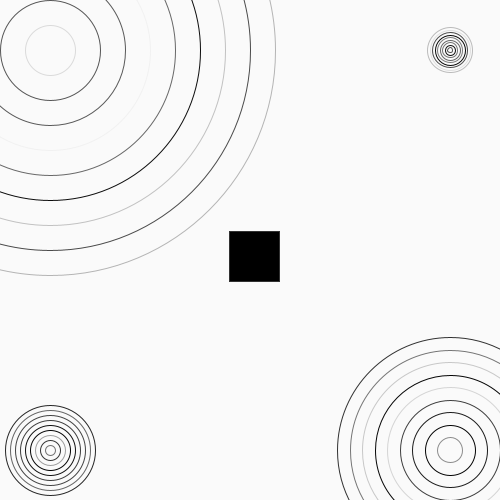
Frame 1 (no input)
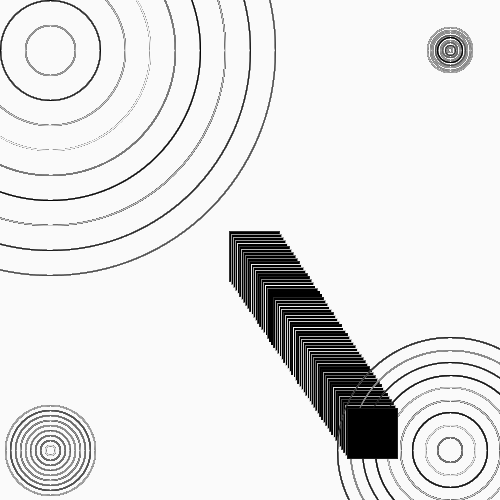
Frame 60 (the mouse pressed at the canvas centre just before this capture)
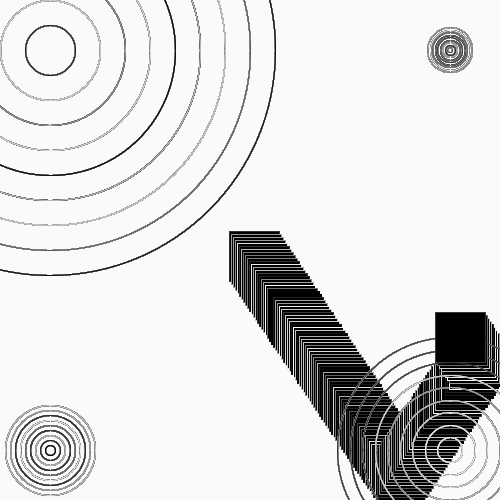
Frame 120 (the mouse held since frame 60 and released just before this capture)

The Processing sketch that drew these frames (run headless with seeded random() and noise(); from frame 60 on, the mouse is pressed at the canvas centre):

// Processing sketch: processing_66636
// ── processing_66636.pde

int xPos = 250;
int yPos = 250;
int yVel = 3;
int xVel = 2;

void setup(){
 size(500, 500);
 background(250);
 frameRate(60);
}

void draw(){
  
  for(int i = 0; i < 10; i++){
    drawCircle(50, 50, i * 50);
    drawCircle(450, 50, i * 5);
    drawCircle(50, 450, i * 10);
    drawCircle(450, 450, i * 25);
  }
  yPos = yPos + yVel;
  xPos = xPos + xVel;
  
  if((yPos >= height-25) || (yPos <= 25)){
    yVel *= -1;
  }
  if((xPos >= width-25) || (xPos <= 25)){
    xVel *= -1;
  }
  drawBox(xPos + xVel, yPos + yVel, 50);
}

void drawBox(int cornerX, int cornerY, int side){
// background(250);
 fill(0);
 rectMode(CENTER);
 rect(cornerX, cornerY, side, side); 
}

void drawCircle(int centerX, int centerY, int diameter){
 noFill();
 stroke(random(255));
 ellipse(centerX, centerY, diameter, diameter);
}
